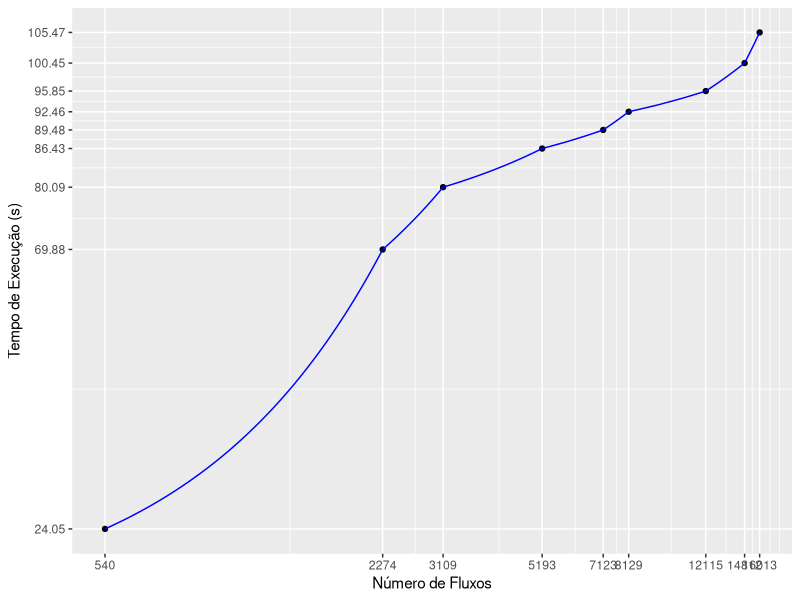

Write R code to recreate this figure.
# Time Rules
#--------------------------------------------------------------------------------------------------
fmt <- function(){ #formatting 3 decimals precision
  f <- function(x) as.character(round(x,3))
  f
}
library(ggplot2)
x <- c(540,  2274, 3109, 5193, 7123, 8129, 12115,14812,16013)
y <- c(24.05,69.88,80.09,86.43,89.48,92.46,95.85,100.45,105.47) # this is the mean value runtime
reach_plot <- qplot(x, y, xlab = "Número de Fluxos", ylab = "Tempo de Execução (s)") +
  geom_line(col = "blue") +
  scale_x_continuous (breaks = x) +
  scale_y_continuous (breaks = y, labels = fmt()) +
  coord_trans(x = "log10") #+ geom_errorbar(limits, position="dodge", width=0.25)
reach_plot

